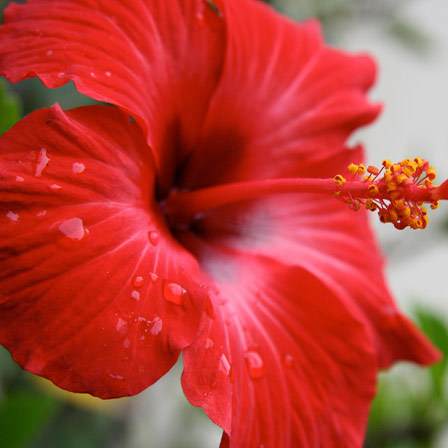
#> input picture inputs/red-hibiscus.jpg, 448 x 448 px, found by its file name
$ python part1.py
#> lines starting #> are read from the running program, lines starting #| are printed output that depends on the picture
# 1. Загрузка изображения
# 2. Преобразование к полутоновому изображению двумя способами:
# 1) Gray=0.3*R+0.59*G+0.11*B;
# 2) Gray=(R + G + B)/3,
# 3. Получить разность этих полутоновых изображений
# 4. Взять фрагмент видео и покадрово обрабатывать:
#   1) преобразовывать к полутоновому
#   2) получать разность между соседними кадрами,. Типа примитивнейший датчик движения))

import os
import sys
import numpy as np
from PIL import Image
inputs_dir = "./inputs"
outputs_dir = "./outputs"


def make_path(filename, inputs_dir):
    return inputs_dir + '/' + filename


def save_img(img, filename):
    temp = Image.fromarray(img.astype(np.uint8))
    temp.save(filename)


def to_gray_v1(pixel):
    R, G, B = pixel[0], pixel[1], pixel[2],
    k = 0.3 * R + 0.59 * G + 0.11 * B
    return [k for _ in range(3)]


def to_gray_v2(pixel):
    R, G, B = pixel[0], pixel[1], pixel[2],
    gamma = 1 / 3
    k = gamma * R + gamma * G + gamma * B
    return np.array([k for _ in range(3)]).astype(np.uint8)


def convert_to_grayscale(filename_in, filename_out, model):
#> called with filename_in = 'red-hibiscus.jpg', filename_out = 'res1.png'
    img = Image.open(make_path(filename_in, inputs_dir))
#> img is the input picture: PIL image 448x448 RGB; mean R, G, B 184.7, 66.8, 57.7
    img_as_array = np.asarray(img)
    converted_img = np.array([np.array([model(pixel) for pixel in line]) for line in img_as_array])
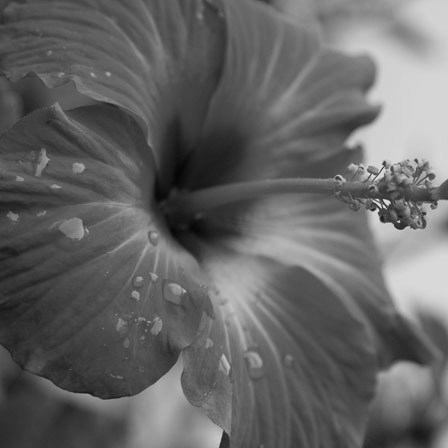
#> converted_img: shape (448, 448, 3) float64; min 5.8, max 231.3, mean 101.2
    save_img(converted_img, make_path(filename_out, outputs_dir))
    return converted_img


def pics_diff(first_img_in, second_img_in, filename_out):
#> called with filename_out = 'diff_res.png'
    x = first_img_in.astype(np.float32) - second_img_in.astype(np.float32)
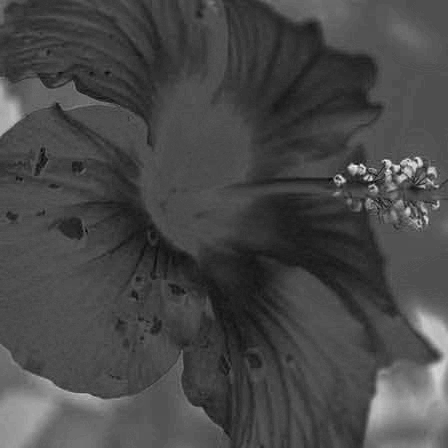
#> x: shape (448, 448, 3) float32; min -18.2, max 40.72, mean -1.5; drawn with min black and max white
    converted_img = (255 * (x - x.min()) / (x.max() - x.min())).astype(np.uint8)
    save_img(converted_img, make_path(filename_out, outputs_dir))
    return converted_img


filename = "red-hibiscus.jpg"
first_img = convert_to_grayscale(filename, 'res1.png', to_gray_v1)
second_img = convert_to_grayscale(filename, 'res2.png', to_gray_v2)
pics_diff(first_img, second_img, "diff_res.png")
